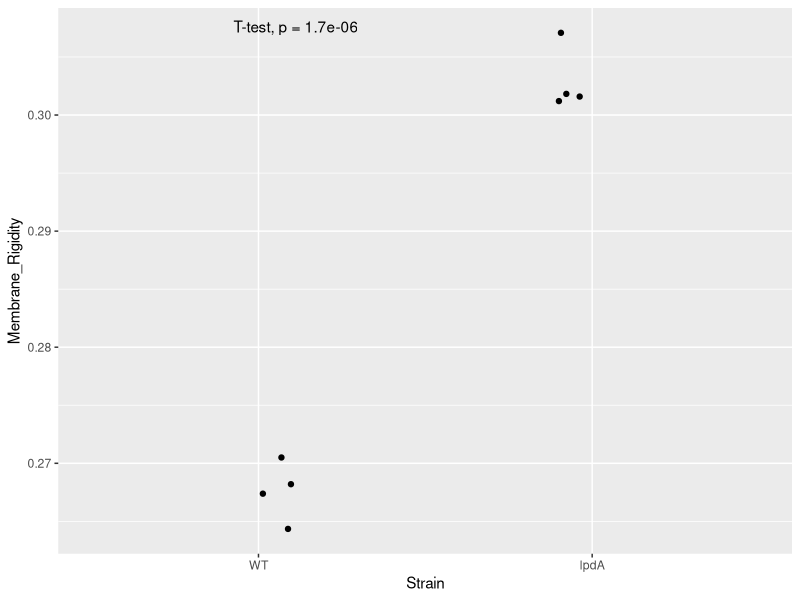
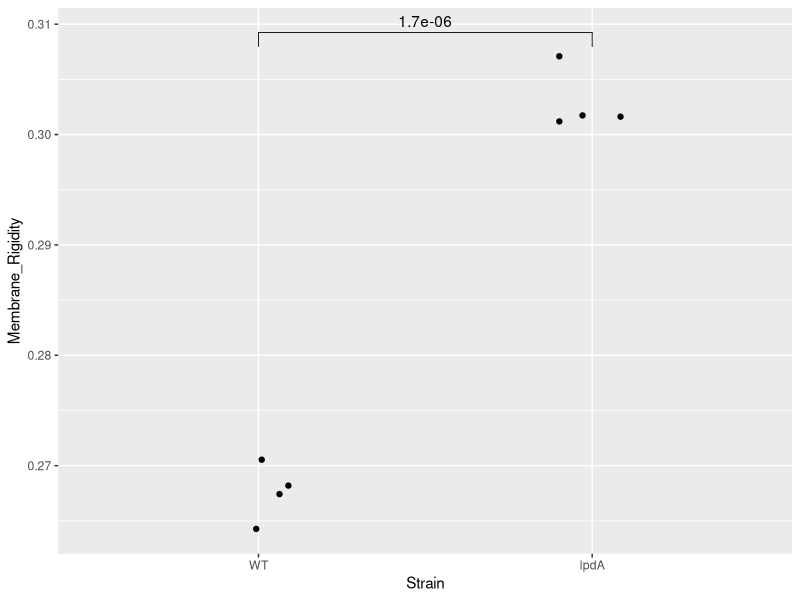
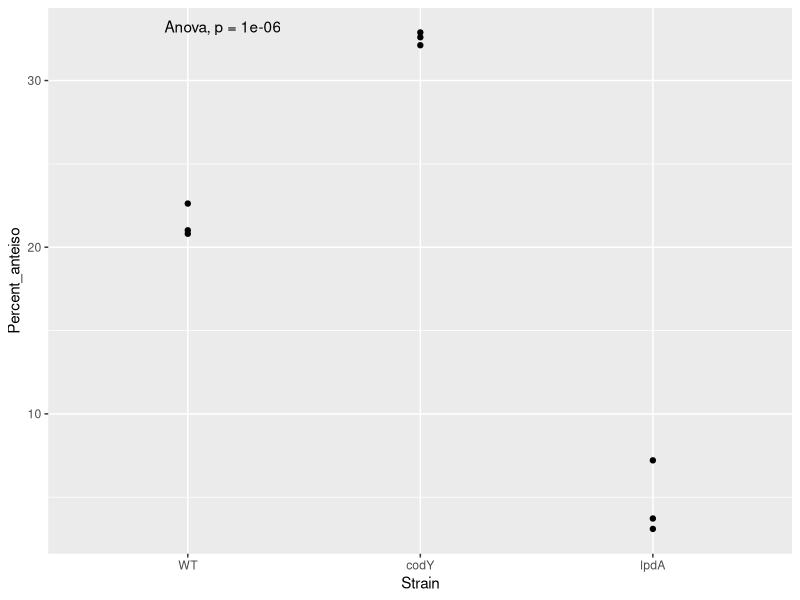
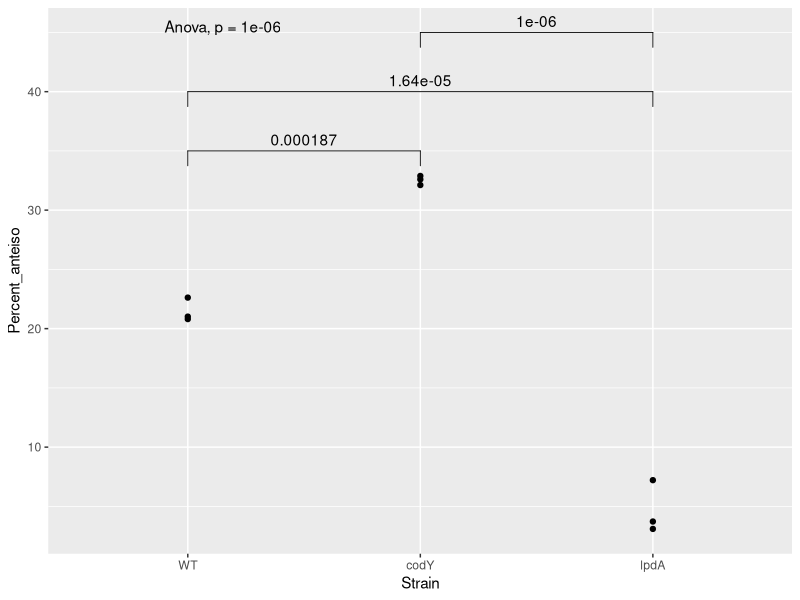
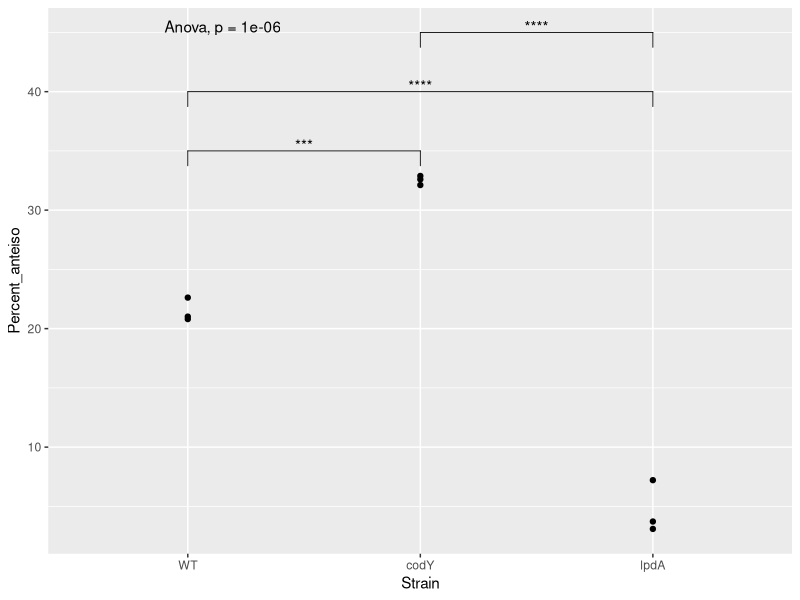
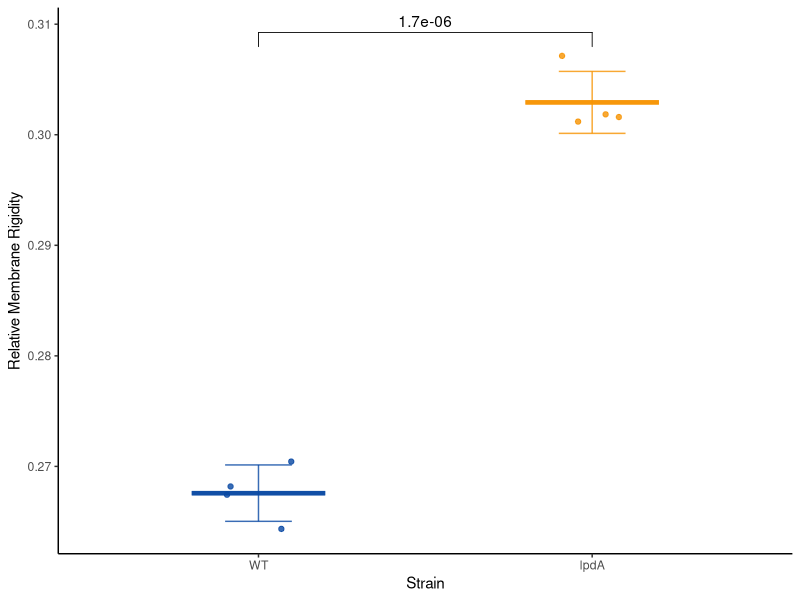
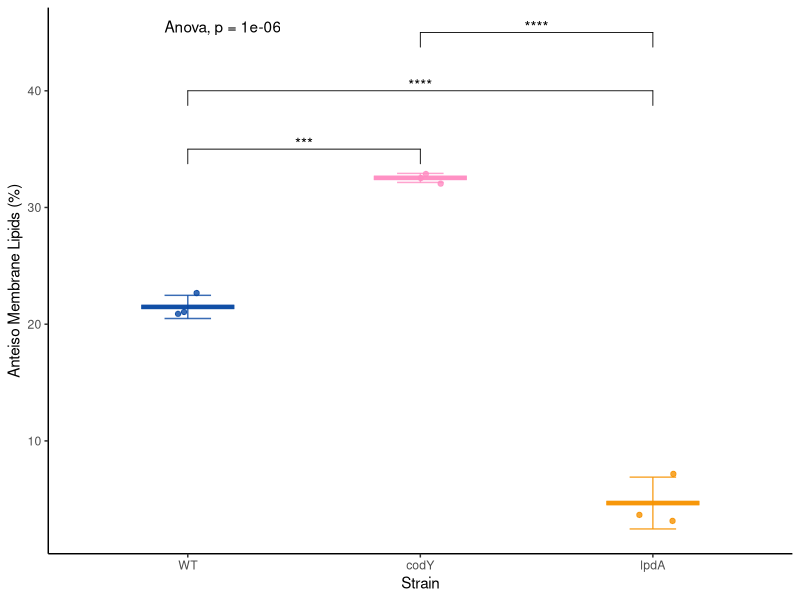

Here is the R script that generated these plots, in order:
# First, make sure that you've opened up the 20231017_Mean_Comparisons.rpoj file (it should)
# say that in the upper right-hand corner of your RStudio window

# Let's start by loading packages we'll need for the tutorial. I'm going to use functions
# from multiple tidyverse packages, so I'll start there.

library(tidyverse)

# Next, let's read in our first datasheet

rigidity <- read_csv("data/Membrane_Rigidity.csv")

# And take a look

glimpse(rigidity)


# We have two variables: Strain and Membrane Rigidity. 
# Strain has two groups, WT (wildtype) and lpdA (the gene lpdA was deleted)
# We want to test whether the strain
# background leads to significantly different membrane rigidity. 

# Briefly, Strain is coded as a character in R right now, but because we will use it as 
# a categorical group, we should code it as a factor

rigidity_fct <- mutate(rigidity, Strain = factor(Strain, levels  = c("WT","lpdA")))

# Now let's run a two-sample t-test. 

# t-tests are used to compare the means between two groups. Note, t-tests (and all statistical tests)
# are only valid under certain assumptions such as independence, normality, etc. 
# I'm not saying these data necessarily fit these assumptions, but we'll use them to learn
# the techniques and code necessary to run these tests. 

# Base R has a t-test function already
# First, I provide a formula where the left-hand side is our dependent variable, while our
# left-hand side is our independent variable. 
# The data argument specifies which dataframe to use
# And our alternative hypothesis specifies that we are doing a two-sided t-test.
# This means we testing whether the means differ in EITHER direction (WT could be higher OR lower than lpdA)

t.test(Membrane_Rigidity~Strain, data = rigidity_fct, alternative = "two.sided")

# What do we see from this output?
# First, the hypothesis we are testing is "true difference in means between group lpdA and group WT is not equal to 0"
# Second, we see our p-value is 1.67x10^-6 -> very small!
# This is the probability that we would observe the data we did observe (our dataframe)
# if the difference in means between WT and lpdA WAS 0
# So this means that given the data observed, it's very unlikely that the populations of
# WT and lpdA have the same average Membrane Rigidity!

# We also have a 95% confidence interval for the true difference in means, and it kindly
# calculated the means in each group for us. 

# If we wanted to save or pull out pieces of this information to use later, we can do that
# by saving our test as an object.

rigid_t <- t.test(Membrane_Rigidity~Strain, data = rigidity_fct, alternative = "two.sided")

# That way, we can access specific pieces of the test.
rigid_t$p.value # Get the p-value
rigid_t$conf.int # Get that confidence interval


# NEXT-UP: ANOVAs

# What if we have more than two groups?

anteiso <- read_csv("data/Anteiso_Concentrations.csv")

glimpse(anteiso)

# Now, I have three groups, because I tested the percentage of anteiso fatty acids in 
# the membranes of three different mutants. 

# Let's save those as factors (this will also help us with plotting later!)

anteiso_fct <- mutate(anteiso, Strain = factor(Strain, levels = c("WT","codY","lpdA")))

# Now, instead of one comparison between WT and lpdA, we have three to make; 
# WT : codY
# WT : lpdA
# lpdA: codY

# Yes, we could run three t-tests for each comparison. 
# But every time we run a t-test, we risk making a type 1 error, which is a false positive
# The more groups we have, the more comparisons there are, and the higher our chances of 
# seeing a significant difference, even where one doesn't exist.
# And because our cut-off is p < 0.05, if we ran 100 comparisons, we would expect at least 5 
# of them to be false positives, purely by chance. 

# This means that when we run "multiple comparisons", we need a way to make sure
# we're not seeing positive results, purely by chance. 

# The first way we can do that, is by using an ANOVA (ANalysis Of VAriance)

# Our ANOVA will first look at our entire dataframe, and from a birds-eye perspective,
# tell us if at least some of the groups look like they might be significantly different.
# This gives us "permission" to then do pairwise comparisons. 

# Let's run an anova, to see whether there are significant differences between at least
# two groups in our data

# Again, we'll use formula notation ot identify our dependent and independent variables
anteiso_aov <- aov(Percent_anteiso~Strain, data = anteiso_fct)

summary(anteiso_aov)

# As microbiologists, the only output we probably care about is the p-value. 
# This is the last column (Pr(>F)), and equals 1.04x10^-6 - def less than 0.05
# We can pull it out directly from the object as well, but it's kinda a pain in the butt

summary(anteiso_aov)[[1]]$'Pr(>F)'

# So instead, I like to use the package "broom" to tidy up any statistical test in R

library(broom)

broom::tidy(anteiso_aov)

# Which gives me a lovely dataframe

# It works on t-tests too!

broom::tidy(rigid_t)

# OKAY! So our ANOVA tells us that at least two groups have different means for their 
# Percent_anteiso. Now we need to do pairwise tests to figure out which ones. 

# These are called "post-hoc" tests, which means you only do them after another test. 
# In our case, our ANOVA gave us permission to do a post-hoc test to calculate
# pairwise comparisons. 

# There are many post-hoc tests, but the one you will likely see most often is 
# Tukey Test/Tukey Post Hoc Test/Tukey Honest Significant Difference (TukeyHSD)

# To run a tukey test, we'll feed in our ANOVA object directly

TukeyHSD(anteiso_aov)

# What we see is each row is a comparison between two groups, the difference in their means, 
# the lower and upper confidence interval for the "true" difference, and the p-value

# You can also "tidy" up tukey results!

TukeyHSD(anteiso_aov) %>%
  broom::tidy()

# All of our adjusted p values (adj.p.value) are <0.05, so we can conclude that 
# there are significant differences between all three groups

# FINALLY - plotting! I still think it's good practice to know how to run these tests
# on their own. All of these functions are incredibly flexible and have many arguments 
# that will subtly change your outputs and can accomodate more advanced, multivariate tests. 

# That said, sometimes it's easier to calculate these tests on the fly at the same time
# that we plot our data, if you're mostly just following the defaults. 

# For that, we'll need to use the ggpubr package

library(ggpubr)

# Let's start with our two-sample comparison
rigidity_fct %>%
  ggplot(aes(x = Strain, y = Membrane_Rigidity)) + # Define our axes
  geom_jitter(width = .1) +  # Plot points with some narrow jitter
  ggpubr::stat_compare_means(method = "t.test")

# Hmm, that's okay, but usually we do this with brackets
# For that, we need to list each of the comparisons we want to make

rigidity_fct %>%
  ggplot(aes(x = Strain, y = Membrane_Rigidity)) + # Define our axes
  geom_jitter(width = .1) +  # Plot points with some narrow jitter
  ggpubr::stat_compare_means(method = "t.test", comparisons = list(c("WT","lpdA")))

# Okay, what if we want to do multiple comparisons? 

# First, we can put on our ANOVA test results
anteiso_fct %>%
  ggplot(aes(x = Strain, y = Percent_anteiso)) + 
  geom_point() + 
  ggpubr::stat_compare_means(method = "anova")

# Adding Tukey results is a little more complicated, as we do it semi-manually
# The best way to do this is to use Tukey results from the rstatix package, which 
# is slightly different than the tidy results from broom (it's personal preference)

library(rstatix)

tukey_results <- tukey_hsd(anteiso_aov)

# And we add the p-values manually using ggpubr

anteiso_fct %>%
  ggplot(aes(x = Strain, y = Percent_anteiso)) + 
  geom_point() + 
  ggpubr::stat_compare_means(method = "anova") + 
  ggpubr::stat_pvalue_manual(tukey_results, label = "p.adj",
                             y.position = c(35,40,45))

# We could also just use significance codes

anteiso_fct %>%
  ggplot(aes(x = Strain, y = Percent_anteiso)) + 
  geom_point() + 
  ggpubr::stat_compare_means(method = "anova") + 
  ggpubr::stat_pvalue_manual(tukey_results, label = "p.adj.signif",
                             y.position = c(35,40,45))

# Finally, let's make both of these plots publication quality, just for the thrill of 
# ggplotting

rigidity_fct %>%
  ggplot(aes(x = Strain, y = Membrane_Rigidity, color = Strain)) + # Define our axes 
  stat_summary(geom = "errorbar", width = 0.4, linewidth = 1.5, alpha = 0.8,
               fun.min = mean, fun.max = mean) + 
  stat_summary(geom = "errorbar", width = 0.2, alpha = 0.8,
               fun.min = \(x)mean(x) - sd(x),
               fun.max = \(x)mean(x) + sd(x))+
  geom_jitter(width = .1, alpha = 0.8) +  # Plot points with some narrow jitter
  ggpubr::stat_compare_means(method = "t.test", comparisons = list(c("WT","lpdA"))) + 
  labs(y = "Relative Membrane Rigidity") + 
  scale_color_manual(values = c("#0848a3","#F69200")) + 
  theme_classic() + 
  theme(legend.position = "none")

anteiso_fct %>%
  ggplot(aes(x = Strain, y = Percent_anteiso, color = Strain)) + 
  stat_summary(geom = "errorbar", width = 0.4, linewidth = 1.5, alpha = 0.8,
               fun.min = mean, fun.max = mean) + 
  stat_summary(geom = "errorbar", width = 0.2, alpha = 0.8,
               fun.min = \(x)mean(x) - sd(x),
               fun.max = \(x)mean(x) + sd(x))+
  geom_jitter(width = .1, alpha = 0.8) +  # Plot points with some narrow jitter
  ggpubr::stat_compare_means(method = "anova") + 
  ggpubr::stat_pvalue_manual(tukey_results, label = "p.adj.signif",
                             y.position = c(35,40,45)) + 
  labs(y = "Anteiso Membrane Lipids (%)") + 
  scale_color_manual(values = c("#0848a3","#FF8CC2","#F69200")) +
  theme_classic() + 
  theme(legend.position = "none")


